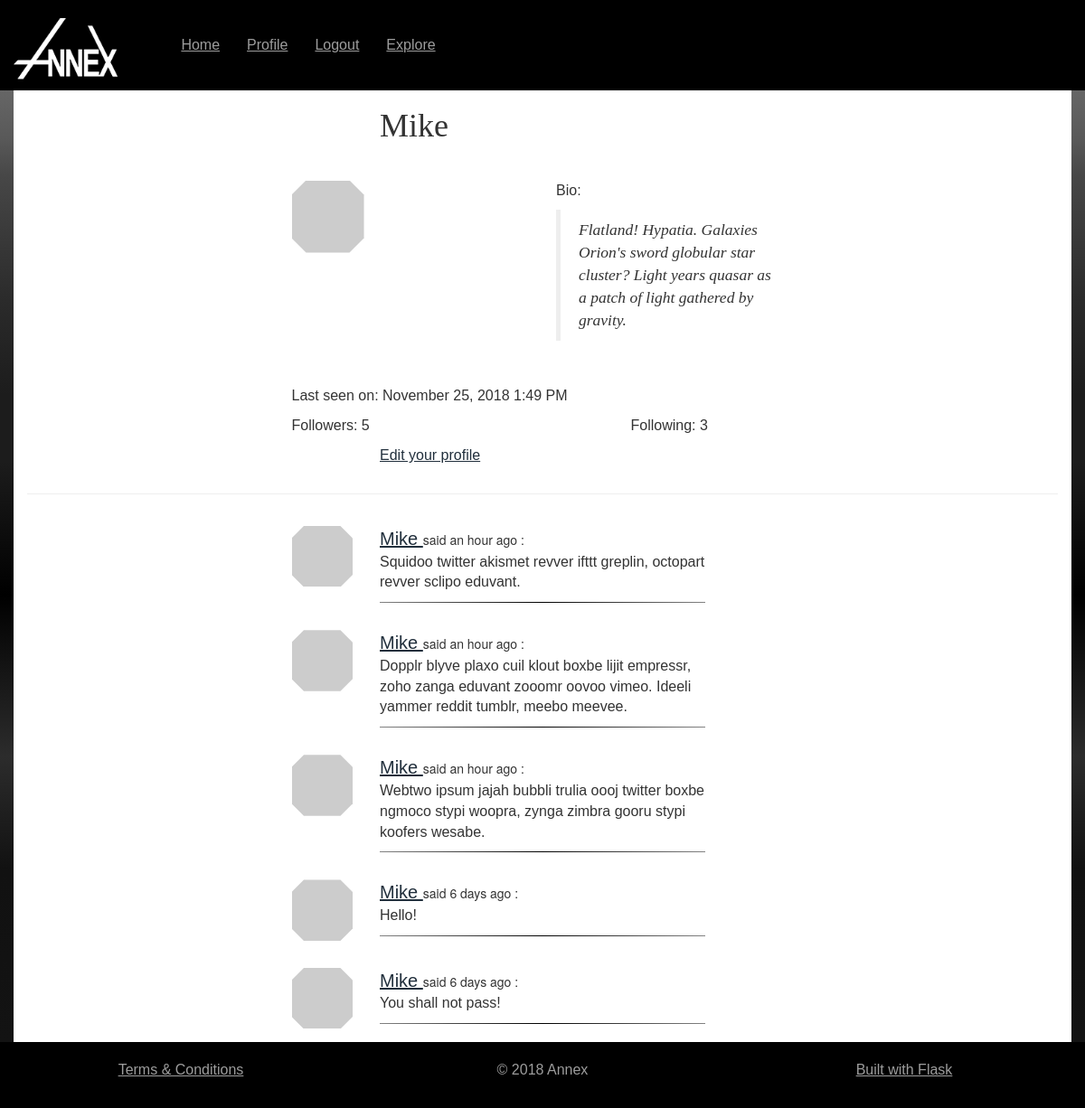
The page /user/Mike (signed in) on the database its author committed.
### app/models.py (models this page shows)
class User(UserMixin, db.Model):
	id = db.Column(db.Integer, primary_key=True)
	username = db.Column(db.String(64), index=True, unique=True)
	email = db.Column(db.String(120), index=True, unique=True)
	password_hash = db.Column(db.String(128))
	posts = db.relationship('Post', backref='author', lazy='dynamic')
	about_me = db.Column(db.String(140))
        last_seen = db.Column(db.DateTime, default=datetime.utcnow)
	followed = db.relationship(
	'User',
	secondary = followers,
	primaryjoin = (followers.c.follower_id == id),
	secondaryjoin = (followers.c.followed_id == id),
	backref = db.backref('followers', lazy='dynamic'),lazy='dynamic')
    	def __repr__(self):
        	return '<User {}>'.format(self.username)
	def set_password(self, password):
        	self.password_hash = generate_password_hash(password)
    	def check_password(self, password):
        	return check_password_hash(self.password_hash, password)
	def avatar(self, size):
	        digest = md5(self.email.lower().encode('utf-8')).hexdigest()
        	return 'https://www.gravatar.com/avatar/{}?d=identicon&s={}'.format(digest, size)
	def follow(self, user):
		if not self.is_following(user):
			self.followed.append(user)
	def unfollow(self, user):
		if self.is_following(user):
			self.followed.remove(user)
	def is_following(self, user):
		return self.followed.filter(
			followers.c.followed_id == user.id).count() > 0
	def followed_posts(self):
		followed = Post.query.join(
			followers, (followers.c.followed_id == Post.user_id)).filter(
				followers.c.follower_id == self.id)
		own = Post.query.filter_by(user_id=self.id)
		return followed.union(own).order_by(Post.timestamp.desc())

class Post(db.Model):
    	id = db.Column(db.Integer, primary_key=True)
    	body = db.Column(db.String(140))
    	timestamp = db.Column(db.DateTime, index=True, default=datetime.utcnow)
    	user_id = db.Column(db.Integer, db.ForeignKey('user.id'))

### app/routes.py (the view)
@app.route('/user/<username>')
@login_required
def user(username):
    	user = User.query.filter_by(username=username).first_or_404()
    	page = request.args.get('page', 1, type=int)
    	posts = user.posts.order_by(Post.timestamp.desc()).paginate(
        	page, app.config['POSTS_PER_PAGE'], False)
    	next_url = url_for('user', username=user.username, page=posts.next_num) \
        	if posts.has_next else None
    	prev_url = url_for('user', username=user.username, page=posts.prev_num) \
        	if posts.has_prev else None
    	return render_template('user.html', user=user, posts=posts.items,
                           	next_url=next_url, prev_url=prev_url)

### app/models.py (called while the page is built)
@login.user_loader
def load_user(id):
	return User.query.get(int(id))

### app/routes.py (called while the page is built)
@app.before_request
def before_request():
	if current_user.is_authenticated:
		current_user.last_seen = datetime.utcnow()
		db.session.commit()

### app/templates/user.html (shortened to what this page needs)
{% extends "base.html" %}
{% block head %}
        {{ super() }}
{% endblock %}
{% block content %}
<div class="row">
    <div class="col-md-4 col-md-offset-4">
        <h1 class="userName">{{ user.username }}</h1>
    </div>
</div>
<div class="row spaced">
    <div class="col-md-3 col-md-offset-3">
        <img class="img-responsive profileImage" src="{{ user.avatar(300) }}">
</div>
    <div class="col-md-3">
        {% if user.about_me %}<p>Bio: </p><blockquote>{{ user.about_me }}</blockquote>{% endif %}
    </div>
</div>
<div class="row">
    <div class="col-md-4 col-md-offset-3">
        {% if user.last_seen %}<p>Last seen on: {{ moment(user.last_seen).format('LLL') }}</p>{% endif %}
    </div>
</div>
<div class="row">
    <div class="col-md-4 col-md-offset-3">
        <p>Followers: {{ user.followers.count() }}</p>
    </div>
    <div class="col-sm4">
        <p>Following: {{user.followed.count() }}</p>
    </div>
</div>
<div class="row">
    <div class="col-md-4 col-md-offset-4">
        {% if user == current_user %}
        <p><a class="darker" href="{{ url_for('edit_profile') }}">Edit your profile</a></p>
        {% elif not current_user.is_following(user) %}
        <p><a class="darker" href="{{ url_for('follow', username=user.username) }}">Follow</a></p>
        {% else %}
        <p><a class="darker"  href="{{ url_for('unfollow', username=user.username) }}">Unfollow</a></p>
        {% endif %}
    </div>
</div>
	<hr>
    	{% for post in posts %}
    		{% include '_post.html' %}
    	{% endfor %}
</div>
</div>
{% endblock %}

### app/templates/_post.html
<div class="container-flex padPost">
	<div class="row">
            	<div class="col-md-1 col-md-offset-3">
			<img class="img-responsive profileImage" src="{{ post.author.avatar(85) }}">
		</div>
		<div class="col-md-4">
			<a class="userPost" href="{{ url_for('user', username=post.author.username) }}">{{ post.author.username }} </a>
			said {{ moment(post.timestamp).fromNow() }} : <p>{{ post.body }}</p>
			<div class="fadingLine">
			</div>
     		</div>
	</div>
</div>

### app/static/css/main.css (style rules this page uses)
h1, h2, h4, h5, h6 { font-family: "Palatino Linotype", "Book Antiqua", Palatino, serif }
h3, p, ol, ul, li, a { font-family: "Trebuchet MS", Helvetica, sans-serif !important; }
a { color: #9d9d9d; text-decoration: underline; }
* { border-radius: 0 !important; -moz-border-radius: 0 !important; }
blockquote { font-family: Times; font-style: italic; }
.darker { color: #212F3C; }
p, ul, ol, li, a { font-size: 16px; }
.spaced { padding-top: 30px; padding-bottom: 30px; }
.profileImage { -webkit-clip-path: polygon(20% 0%, 80% 0%, 100% 20%, 100% 80%, 80% 100%, 20% 100%, 0% 80%, 0% 20%); clip-path: polygon(20% 0%, 80% 0%, 100% 20%, 100% 80%, 80% 100%, 20% 100%, 0% 80%, 0% 20%); }
.fadingLine { display:block; border:none; color:white; height:1px; background:black; background: -webkit-gradient(radial, 50% 50%, 0, 50% 50%, 350, from(#000), to(#fff)); }
a.userPost { font-size: 20px; color: #212f3c; font-family: "Trebuchet MS", Helvetica, sans-serif !important; }
.padPost { padding-top: 15px; padding-bottom: 15px; }

### rows shown on the page
User: username "Mike", about_me "Flatland! Hypatia. Galaxies Orion's sword globular star cluster? Light years quasar as a patch of light gathered by gravity.", last_seen "November 25, 2018 1:49 PM"
Post: author.username "Mike", timestamp "an hour ago", body "Squidoo twitter akismet revver ifttt greplin, octopart revver sclipo eduvant."
Post: author.username "Mike", timestamp "an hour ago", body "Dopplr blyve plaxo cuil klout boxbe lijit empressr, zoho zanga eduvant zooomr oovoo vimeo. Ideeli yammer reddit tumblr, meebo meevee."
Post: author.username "Mike", timestamp "an hour ago", body "Webtwo ipsum jajah bubbli trulia oooj twitter boxbe ngmoco stypi woopra, zynga zimbra gooru stypi koofers wesabe."
Post: author.username "Mike", timestamp "6 days ago", body "Hello!"
Post: author.username "Mike", timestamp "6 days ago", body "You shall not pass!"

### other values the page prints
{{ user.followers.count() }} "5"
{{ user.followed.count() }} "3"
{{ moment().format('YYYY') }} "2018"
